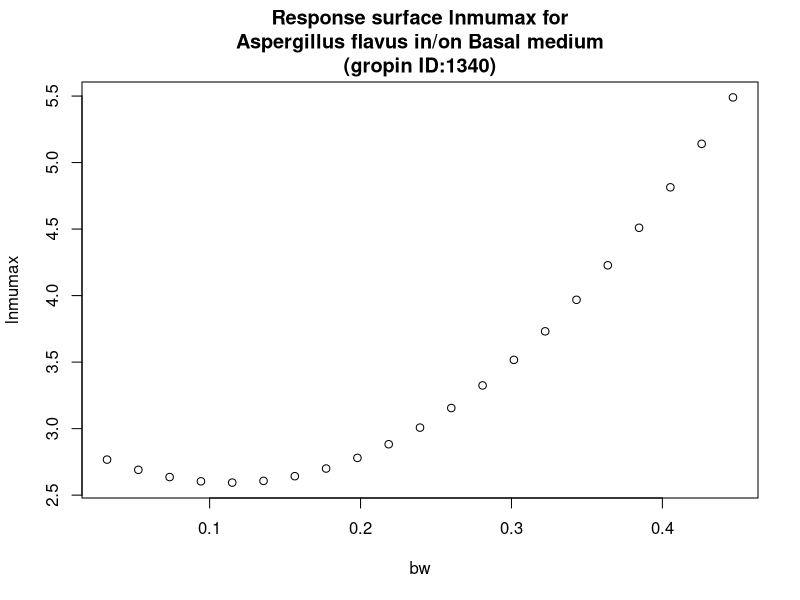

Write R code to recreate this figure.
#############################
# start of Parameter script
#############################
bw <- seq(0.032032,0.446753246753247,length.out=21)
#############################
# end of Parameter script
#############################
############################# 
# start of Model script Gropin ID 1340 
#############################
 
# constant coefficients for this model
 
variables <- data.frame(bw)
argumentsPar <- expand.grid(variables)
 
# heart of the model
response_surface <- function(bw) {
   mumax <-(2.930-5.917*bw+26.07*bw^2)

return(mumax=mumax)
} 

# output parameters
responseSurface <- cbind(argumentsPar,response_surface(argumentsPar['bw']))
colnames(responseSurface) <- c(colnames(argumentsPar),'lnmumax')
#############################
# End of Model script
#############################
############################# 
# start of Visualisation script Gropin ID 1340 
#############################
plot(bw,responseSurface$'lnmumax',xlab='bw',
                          ylab='lnmumax',main='Response surface lnmumax for
Aspergillus flavus in/on Basal medium
(gropin ID:1340)')
#############################
# End of Visualisation script
#############################
